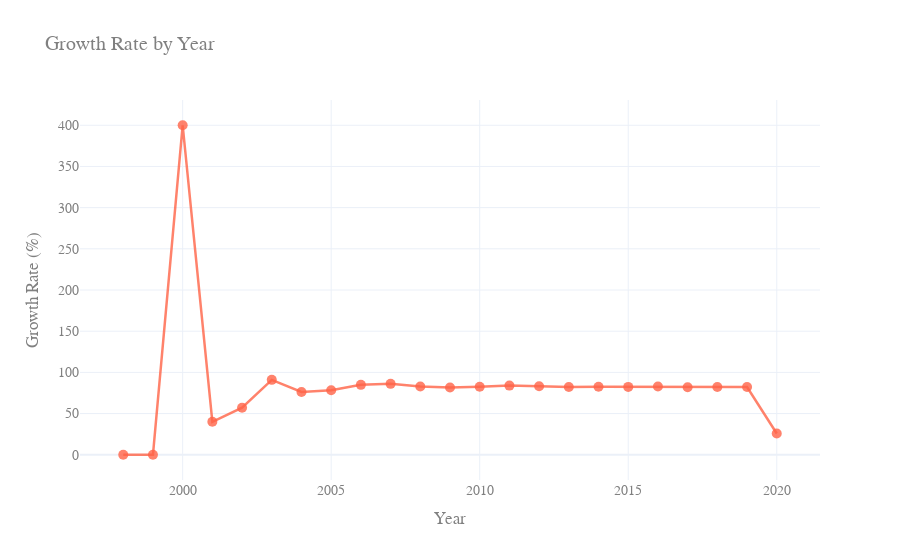

Notebook cell for this chart:
### Markdown cell above
График показывает, что число пользователей с каждым годом учелечивается примерно в 1,5 - 2 раза. Данные за 2020 год представлены только до 23 сентября.

### Code cell
fig_growth_rate = go.Figure()
fig_growth_rate.add_trace(go.Scatter(
    x=users_per_year['auth_year'],
    y=users_per_year['growth_rate'],
    mode='lines+markers',
    marker=dict(color='rgba(255, 99, 71, 0.8)', size=10),
    line=dict(color='rgba(255, 99, 71, 0.8)', width=2.5),
    name='Growth Rate',
    hovertemplate='Year: %{x}<br>Growth Rate: %{y:.2f}%'
))

fig_growth_rate.update_layout(
    title='Growth Rate by Year',
    xaxis_title='Year',
    yaxis_title='Growth Rate (%)',
    template='plotly_white',
    font=dict(
        family="Arial, sans-serif",
        size=14,
        color="Gray"
    ),
    height=600
)

fig_growth_rate.show()

### Figure 1 — Plotly figure (JSON) as saved in the notebook; plotly's stock layout.template omitted (floating-point values rounded to 4 significant figures)
{"data": [{"hovertemplate": "Year: %{x}<br>Growth Rate: %{y:.2f}%", "line": {"color": "rgba(255, 99, 71, 0.8)", "width": 2.5}, "marker": {"color": "rgba(255, 99, 71, 0.8)", "size": 10}, "mode": "lines+markers", "name": "Growth Rate", "type": "scatter", "x": [1998, 1999, 2000, 2001, 2002, 2003, 2004, 2005, 2006, 2007, 2008, 2009, 2010, 2011, 2012, 2013, 2014, 2015, 2016, 2017, 2018, 2019, 2020], "y": [0, 0, 400, 40, 57.14, 90.91, 76.19, 78.38, 84.85, 86.07, 82.82, 81.69, 82.49, 83.94, 83.25, 82.15, 82.55, 82.39, 82.95, 82.02, 82.32, 82.23, 25.85]}], "layout": {"autosize": true, "font": {"color": "Gray", "family": "Arial, sans-serif", "size": 14}, "title": {"text": "Growth Rate by Year"}, "xaxis": {"autorange": true, "range": [1997.0, 2021.0], "title": {"text": "Year"}, "type": "linear"}, "yaxis": {"autorange": true, "range": [-29.82, 429.8], "title": {"text": "Growth Rate (%)"}, "type": "linear"}}}
